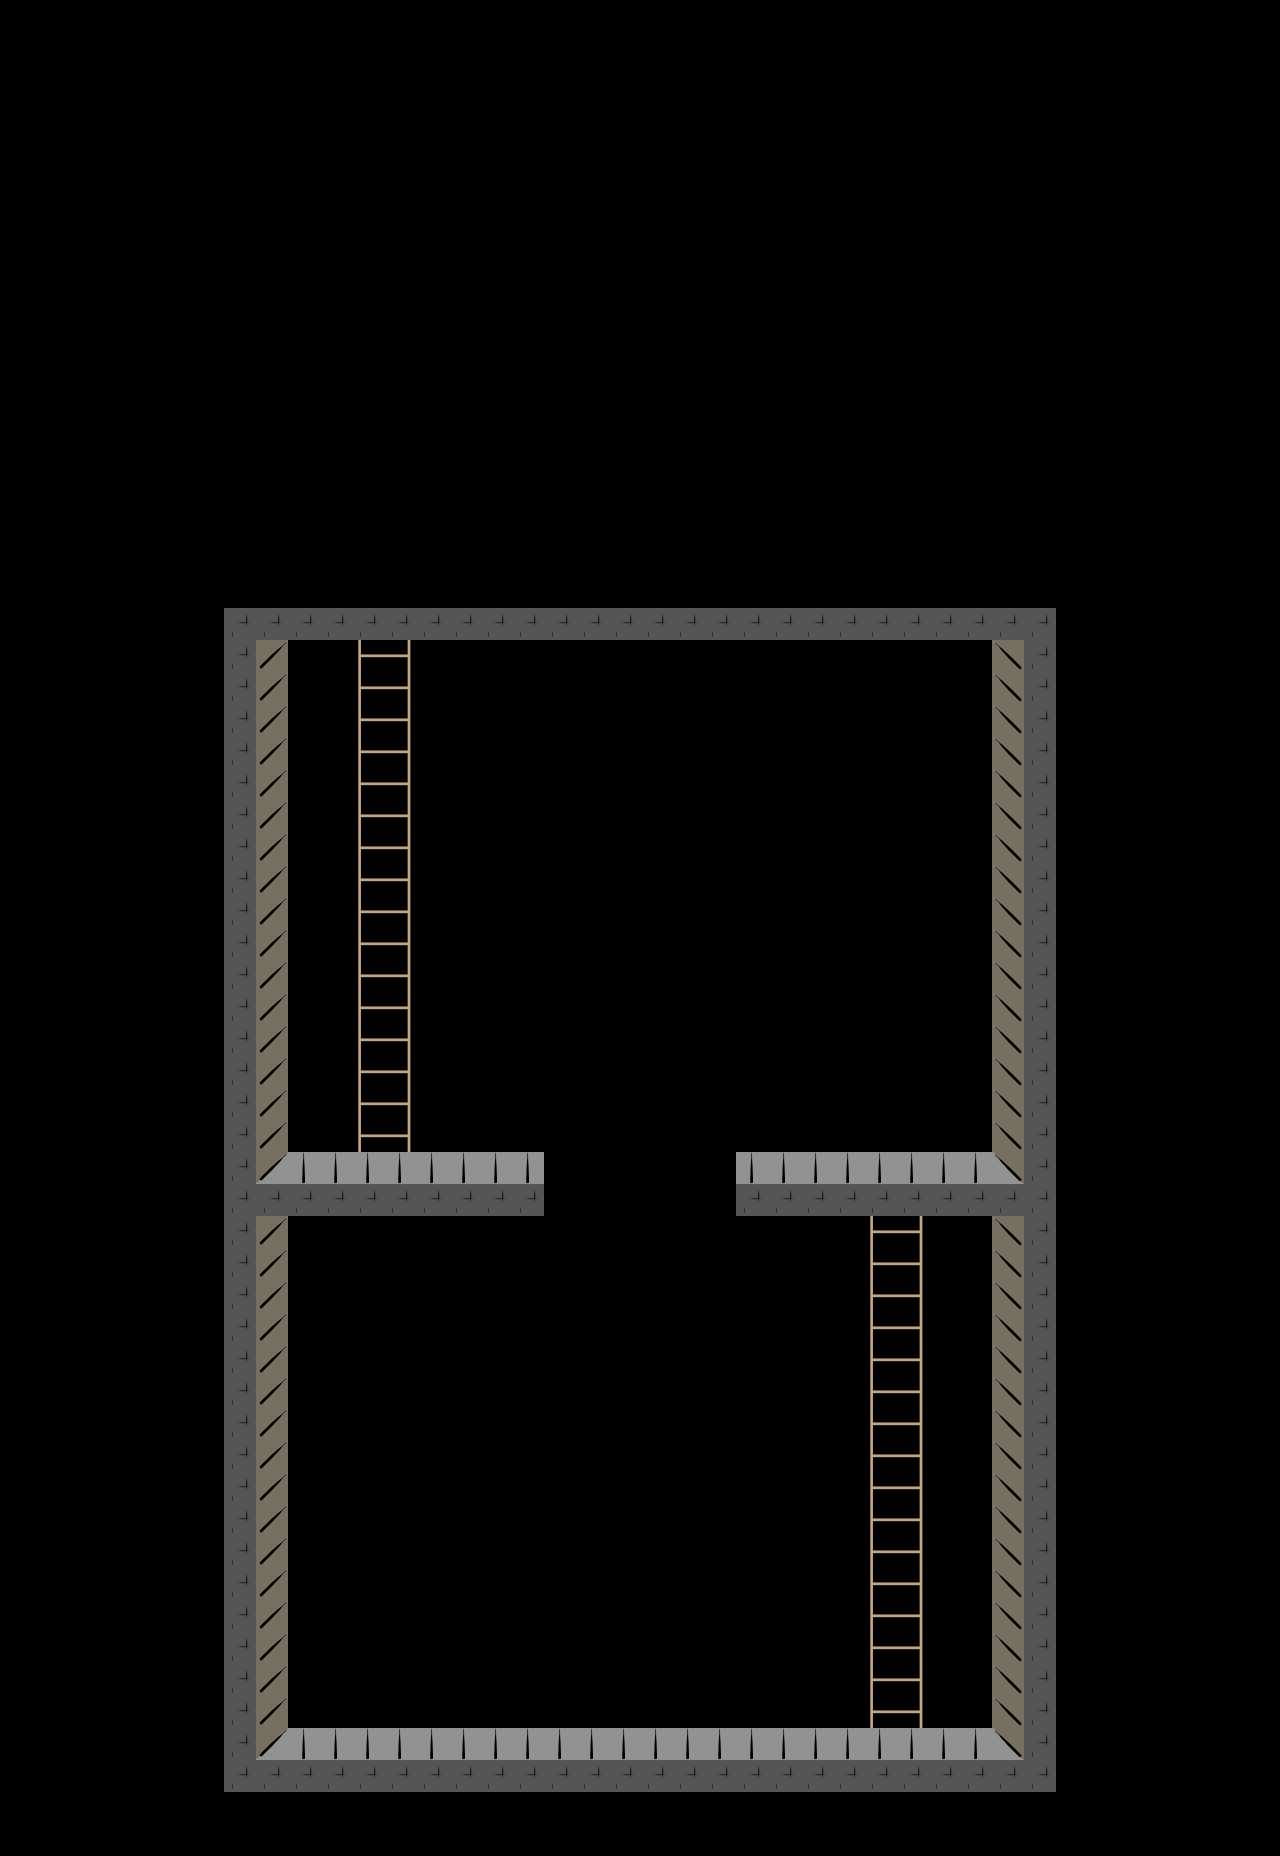

The image is a tile-based game level rendered from a .tmx file. Its description and source (layers, tilesets, objects; grid data summarised) follow:
An orthogonal 40x58 tile map with 32x32 px tiles, 2 tile layers (Tower, Interactuable).

<map version="1.5" tiledversion="1.7.2" orientation="orthogonal" renderorder="right-down" width="40" height="58" tilewidth="32" tileheight="32" infinite="0" nextlayerid="3" nextobjectid="1">
 <tileset firstgid="1" source="atlas.tsx" />
 <layer id="1" name="Tower" width="40" height="58">
  <data>[2320 cells, 246 non-empty, 6 distinct tile ids]</data>
 </layer>
 <layer id="2" name="Interactuable" width="40" height="58">
  <data>[2320 cells, 64 non-empty, 2 distinct tile ids]</data>
 </layer>
</map>